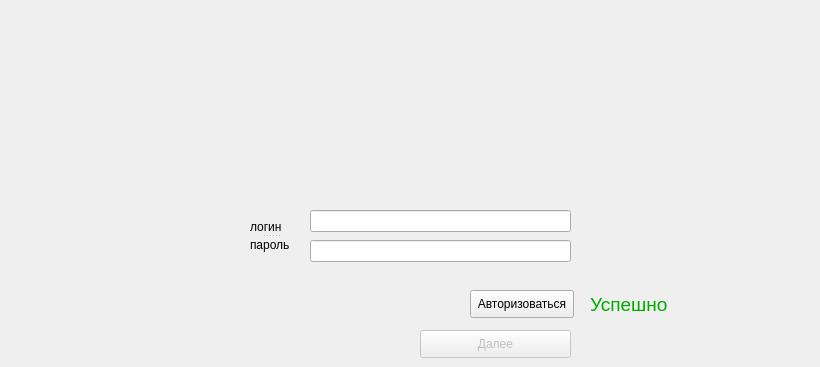
   <widget class="QWidget" name="page_2">
    <widget class="QLineEdit" name="lineEdit">
     <property name="geometry">
      <rect>
       <x>310</x>
       <y>210</y>
       <width>261</width>
       <height>22</height>
      </rect>
     </property>
    </widget>
    <widget class="QLineEdit" name="lineEdit_2">
     <property name="geometry">
      <rect>
       <x>310</x>
       <y>240</y>
       <width>261</width>
       <height>22</height>
      </rect>
     </property>
     <property name="echoMode">
      <enum>QLineEdit::Password</enum>
     </property>
    </widget>
    <widget class="QPushButton" name="pushButton_3">
     <property name="enabled">
      <bool>false</bool>
     </property>
     <property name="geometry">
      <rect>
       <x>420</x>
       <y>330</y>
       <width>151</width>
       <height>28</height>
      </rect>
     </property>
     <property name="text">
      <string>Далее</string>
     </property>
    </widget>
    <widget class="QSplitter" name="splitter">
     <property name="geometry">
      <rect>
       <x>250</x>
       <y>220</y>
       <width>42</width>
       <height>32</height>
      </rect>
     </property>
     <property name="orientation">
      <enum>Qt::Vertical</enum>
     </property>
     <widget class="QLabel" name="label_2">
      <property name="text">
       <string>логин</string>
      </property>
     </widget>
     <widget class="QLabel" name="label_3">
      <property name="text">
       <string>пароль</string>
      </property>
     </widget>
    </widget>
    <widget class="QPushButton" name="pushButton_2">
     <property name="geometry">
      <rect>
       <x>470</x>
       <y>290</y>
       <width>104</width>
       <height>28</height>
      </rect>
     </property>
     <property name="text">
      <string>Авторизоваться</string>
     </property>
    </widget>
    <widget class="QLabel" name="label_4">
     <property name="geometry">
      <rect>
       <x>590</x>
       <y>290</y>
       <width>221</width>
       <height>28</height>
      </rect>
     </property>
     <property name="font">
      <font>
       <pointsize>14</pointsize>
       <weight>50</weight>
       <bold>false</bold>
      </font>
     </property>
     <property name="styleSheet">
      <string notr="true">color: rgb(0, 170, 0);</string>
     </property>
     <property name="text">
      <string>Успешно</string>
     </property>
    </widget>
    <zorder>pushButton_2</zorder>
    <zorder>lineEdit</zorder>
    <zorder>lineEdit_2</zorder>
    <zorder>pushButton_3</zorder>
    <zorder>splitter</zorder>
    <zorder>label_4</zorder>
   </widget>
